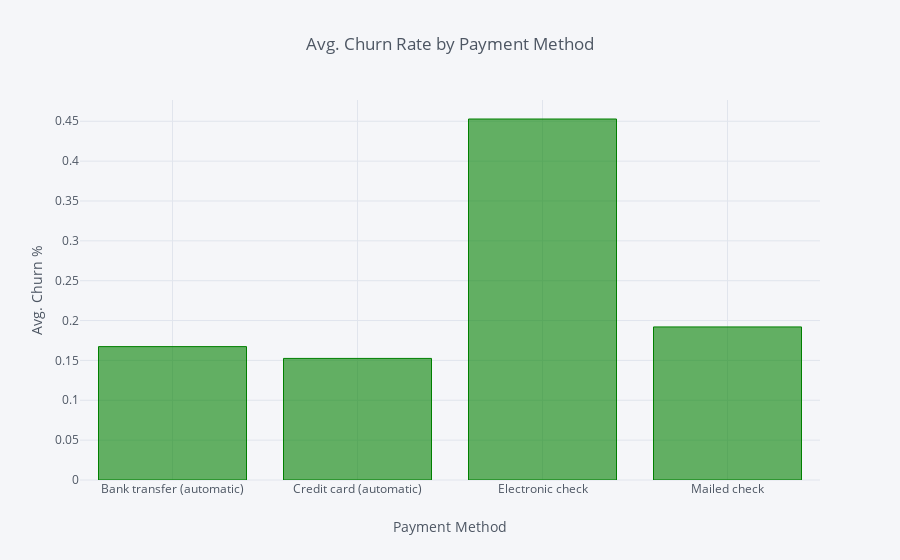

Notebook source saved alongside this figure:
### Markdown cell above
# Interactive Bar Charts

In addition to histograms, another useful type of interactive visualization is the interactive bar chart. Below is a basic example where we calculate the average churn rate for each payment method and then create a bar chart by setting the kind argument to "bar."

### Code cell
data = df.groupby('PaymentMethod', as_index=False).agg({'ChurnBinary':'mean'})

data.iplot(kind='bar', x='PaymentMethod', xTitle='Payment Method', color='green',
           yTitle='Avg. Churn %', title='Avg. Churn Rate by Payment Method')

### Figure 1 — Plotly figure (JSON) as saved in the notebook; plotly's stock layout.template omitted (floating-point values rounded to 4 significant figures)
{"data": [{"marker": {"color": "rgba(0, 128, 0, 0.6)", "line": {"color": "rgba(0, 128, 0, 1.0)", "width": 1}}, "name": "ChurnBinary", "orientation": "v", "text": "", "type": "bar", "uid": "ae4a0d94-b42a-453e-98c5-c45531030efa", "x": ["Bank transfer (automatic)", "Credit card (automatic)", "Electronic check", "Mailed check"], "y": [0.1673, 0.1525, 0.4529, 0.192]}], "layout": {"legend": {"bgcolor": "#F5F6F9", "font": {"color": "#4D5663"}}, "paper_bgcolor": "#F5F6F9", "plot_bgcolor": "#F5F6F9", "title": {"font": {"color": "#4D5663"}, "text": "Avg. Churn Rate by Payment Method"}, "xaxis": {"gridcolor": "#E1E5ED", "showgrid": true, "tickfont": {"color": "#4D5663"}, "title": {"font": {"color": "#4D5663"}, "text": "Payment Method"}, "zerolinecolor": "#E1E5ED"}, "yaxis": {"gridcolor": "#E1E5ED", "showgrid": true, "tickfont": {"color": "#4D5663"}, "title": {"font": {"color": "#4D5663"}, "text": "Avg. Churn %"}, "zerolinecolor": "#E1E5ED"}}}
